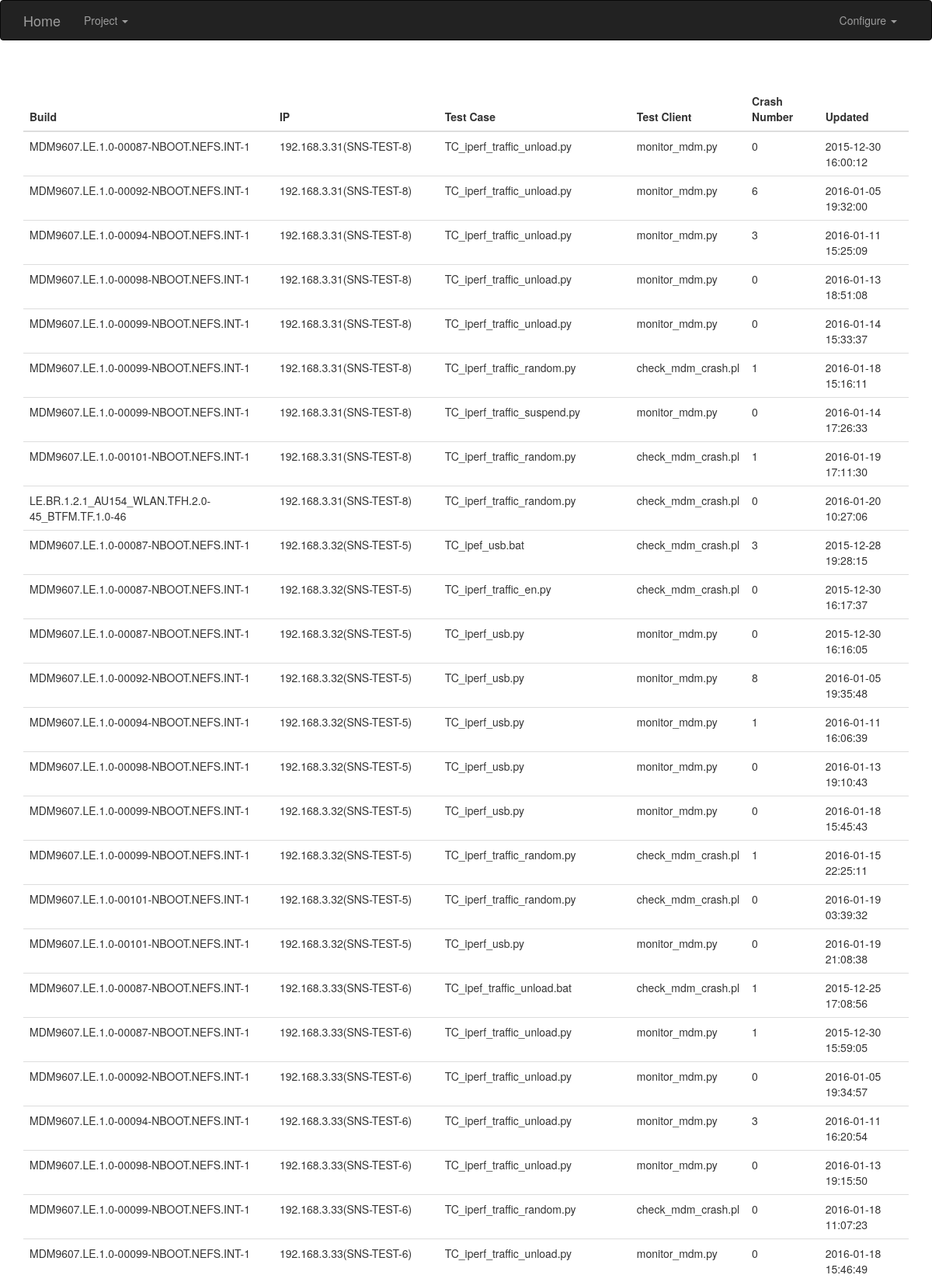
The app's page /project/tbd?project_name=MDM.LE.1.0 (upper part) with its own data.
### TBD.py (models this page shows, shortened)
class TD(db.Model):
    __tablename__ = 'td'
    id = db.Column(db.Integer, primary_key=True)
    host_id = db.Column(db.Integer, db.ForeignKey('hosts.id'))
    build_id = db.Column(db.Integer, db.ForeignKey('builds.id'))
    tc_name = db.Column(db.String(64), nullable=False)
    __table_args__ = (
        db.UniqueConstraint(host_id, build_id, tc_name, name='unique_tc_build_and_host'),
    )
    test_client = db.Column(db.String(64), nullable=False)
    crash_num = db.Column(db.Integer, default=0)
    ta_name = db.Column(db.String(64), nullable=True)
    tc_result = db.Column(db.Boolean, nullable=True)
    ta_result = db.Column(db.Boolean, nullable=True)
    update_time = db.Column(db.DateTime, nullable=True)

class Build(db.Model):
    __tablename__ = 'builds'
    id = db.Column(db.Integer, primary_key=True)
    project_id = db.Column(db.Integer, db.ForeignKey('projects.id'))
    version = db.Column(db.TEXT, unique=True)
    name = db.Column(db.String(64), nullable=False)
    meta_path = db.Column(db.TEXT, nullable=False)
    local_path = db.Column(db.TEXT, nullable=True)
    crash_path = db.Column(db.TEXT, nullable=False)
    is_crm = db.Column(db.Boolean, nullable=True)
    td = db.relationship(TD, backref='build')

class Host(db.Model):
    __tablename__ = 'hosts'
    id = db.Column(db.Integer, primary_key=True)
    name = db.Column(db.String(64), unique=True)
    ip_addr = db.Column(db.String(64), nullable=False)
    td = db.relationship(TD, backref='host')

### TBD.py (the view)
@app.route('/project/tbd', methods=['GET'])
def project_tbd():
    project = Project.query.order_by(Project.name).all()
    project_name = request.args.get('project_name', None)
    build_version = request.args.get('build_version', None)
    log.debug("Query TBD for project {} and build {}!".format(project_name, build_version))
    if build_version:
        tbd = TD.query.join(TD.host).join(TD.build).join(Build.project).filter(Build.version==build_version).order_by(Host.ip_addr).all()
    elif project_name:
        tbd = TD.query.join(TD.host).join(TD.build).join(Build.project).filter(Project.name==project_name).order_by(Host.ip_addr).all()
    else:
        tbd = TD.query.join(TD.host).join(TD.build).join(Build.project).order_by(Host.ip_addr).all()
    return render_template('project_tbd.html', project=project, project_name=project_name, tbd=tbd)

### templates/project_tbd.html (shortened to what this page needs)
{% extends "base.html" %}
{% block content %}
<div class="container">
    <div class="page-header">
        <table class="table">
            <thead>
                <th>Build</th>
                <th>IP</th>
                <th>Test Case</th>
                <th>Test Client</th>
                <th>Crash Number</th>
                <th>Updated</th
            </thead>
            <tbody>
                {% for td in tbd %}
                <tr>
                    <td>{{ td.build.version }}</td>
                    <td>{{ td.host.ip_addr }}({{ td.host.name }})</td>
                    <td>{{ td.tc_name }}</td>
                    <td>{{ td.test_client }}</td>
                    <td>{{ td.crash_num }}</td>
                    <td>{{ td.update_time.strftime('%Y-%m-%d %H:%M:%S') if td.update_time else None }}</td>
                </tr>
                {% endfor %}
            </tbody>
        </table>
    </div>
</div>
{% endblock %}7

### records on screen
TD: build.version "MDM9607.LE.1.0-00087-NBOOT.NEFS.INT-1", host.ip_addr "192.168.3.31", host.name "SNS-TEST-8", tc_name "TC_iperf_traffic_unload.py", test_client "monitor_mdm.py", crash_num "0", update_time "2015-12-30 16:00:12"
TD: build.version "MDM9607.LE.1.0-00092-NBOOT.NEFS.INT-1", host.ip_addr "192.168.3.31", host.name "SNS-TEST-8", tc_name "TC_iperf_traffic_unload.py", test_client "monitor_mdm.py", crash_num "6", update_time "2016-01-05 19:32:00"
TD: build.version "MDM9607.LE.1.0-00094-NBOOT.NEFS.INT-1", host.ip_addr "192.168.3.31", host.name "SNS-TEST-8", tc_name "TC_iperf_traffic_unload.py", test_client "monitor_mdm.py", crash_num "3", update_time "2016-01-11 15:25:09"
TD: build.version "MDM9607.LE.1.0-00098-NBOOT.NEFS.INT-1", host.ip_addr "192.168.3.31", host.name "SNS-TEST-8", tc_name "TC_iperf_traffic_unload.py", test_client "monitor_mdm.py", crash_num "0", update_time "2016-01-13 18:51:08"
TD: build.version "MDM9607.LE.1.0-00099-NBOOT.NEFS.INT-1", host.ip_addr "192.168.3.31", host.name "SNS-TEST-8", tc_name "TC_iperf_traffic_unload.py", test_client "monitor_mdm.py", crash_num "0", update_time "2016-01-14 15:33:37"
TD: build.version "MDM9607.LE.1.0-00099-NBOOT.NEFS.INT-1", host.ip_addr "192.168.3.31", host.name "SNS-TEST-8", tc_name "TC_iperf_traffic_random.py", test_client "check_mdm_crash.pl", crash_num "1", update_time "2016-01-18 15:16:11"
TD: build.version "MDM9607.LE.1.0-00099-NBOOT.NEFS.INT-1", host.ip_addr "192.168.3.31", host.name "SNS-TEST-8", tc_name "TC_iperf_traffic_suspend.py", test_client "monitor_mdm.py", crash_num "0", update_time "2016-01-14 17:26:33"
TD: build.version "MDM9607.LE.1.0-00101-NBOOT.NEFS.INT-1", host.ip_addr "192.168.3.31", host.name "SNS-TEST-8", tc_name "TC_iperf_traffic_random.py", test_client "check_mdm_crash.pl", crash_num "1", update_time "2016-01-19 17:11:30"
TD: build.version "LE.BR.1.2.1_AU154_WLAN.TFH.2.0-45_BTFM.TF.1.0-46", host.ip_addr "192.168.3.31", host.name "SNS-TEST-8", tc_name "TC_iperf_traffic_random.py", test_client "check_mdm_crash.pl", crash_num "0", update_time "2016-01-20 10:27:06"
TD: build.version "MDM9607.LE.1.0-00087-NBOOT.NEFS.INT-1", host.ip_addr "192.168.3.32", host.name "SNS-TEST-5", tc_name "TC_ipef_usb.bat", test_client "check_mdm_crash.pl", crash_num "3", update_time "2015-12-28 19:28:15"
TD: build.version "MDM9607.LE.1.0-00087-NBOOT.NEFS.INT-1", host.ip_addr "192.168.3.32", host.name "SNS-TEST-5", tc_name "TC_iperf_traffic_en.py", test_client "check_mdm_crash.pl", crash_num "0", update_time "2015-12-30 16:17:37"
TD: build.version "MDM9607.LE.1.0-00087-NBOOT.NEFS.INT-1", host.ip_addr "192.168.3.32", host.name "SNS-TEST-5", tc_name "TC_iperf_usb.py", test_client "monitor_mdm.py", crash_num "0", update_time "2015-12-30 16:16:05"
TD: build.version "MDM9607.LE.1.0-00092-NBOOT.NEFS.INT-1", host.ip_addr "192.168.3.32", host.name "SNS-TEST-5", tc_name "TC_iperf_usb.py", test_client "monitor_mdm.py", crash_num "8", update_time "2016-01-05 19:35:48"
TD: build.version "MDM9607.LE.1.0-00094-NBOOT.NEFS.INT-1", host.ip_addr "192.168.3.32", host.name "SNS-TEST-5", tc_name "TC_iperf_usb.py", test_client "monitor_mdm.py", crash_num "1", update_time "2016-01-11 16:06:39"
TD: build.version "MDM9607.LE.1.0-00098-NBOOT.NEFS.INT-1", host.ip_addr "192.168.3.32", host.name "SNS-TEST-5", tc_name "TC_iperf_usb.py", test_client "monitor_mdm.py", crash_num "0", update_time "2016-01-13 19:10:43"
TD: build.version "MDM9607.LE.1.0-00099-NBOOT.NEFS.INT-1", host.ip_addr "192.168.3.32", host.name "SNS-TEST-5", tc_name "TC_iperf_usb.py", test_client "monitor_mdm.py", crash_num "0", update_time "2016-01-18 15:45:43"
TD: build.version "MDM9607.LE.1.0-00099-NBOOT.NEFS.INT-1", host.ip_addr "192.168.3.32", host.name "SNS-TEST-5", tc_name "TC_iperf_traffic_random.py", test_client "check_mdm_crash.pl", crash_num "1", update_time "2016-01-15 22:25:11"
TD: build.version "MDM9607.LE.1.0-00101-NBOOT.NEFS.INT-1", host.ip_addr "192.168.3.32", host.name "SNS-TEST-5", tc_name "TC_iperf_traffic_random.py", test_client "check_mdm_crash.pl", crash_num "0", update_time "2016-01-19 03:39:32"
TD: build.version "MDM9607.LE.1.0-00101-NBOOT.NEFS.INT-1", host.ip_addr "192.168.3.32", host.name "SNS-TEST-5", tc_name "TC_iperf_usb.py", test_client "monitor_mdm.py", crash_num "0", update_time "2016-01-19 21:08:38"
TD: build.version "MDM9607.LE.1.0-00087-NBOOT.NEFS.INT-1", host.ip_addr "192.168.3.33", host.name "SNS-TEST-6", tc_name "TC_ipef_traffic_unload.bat", test_client "check_mdm_crash.pl", crash_num "1", update_time "2015-12-25 17:08:56"
TD: build.version "MDM9607.LE.1.0-00087-NBOOT.NEFS.INT-1", host.ip_addr "192.168.3.33", host.name "SNS-TEST-6", tc_name "TC_iperf_traffic_unload.py", test_client "monitor_mdm.py", crash_num "1", update_time "2015-12-30 15:59:05"
TD: build.version "MDM9607.LE.1.0-00092-NBOOT.NEFS.INT-1", host.ip_addr "192.168.3.33", host.name "SNS-TEST-6", tc_name "TC_iperf_traffic_unload.py", test_client "monitor_mdm.py", crash_num "0", update_time "2016-01-05 19:34:57"
TD: build.version "MDM9607.LE.1.0-00094-NBOOT.NEFS.INT-1", host.ip_addr "192.168.3.33", host.name "SNS-TEST-6", tc_name "TC_iperf_traffic_unload.py", test_client "monitor_mdm.py", crash_num "3", update_time "2016-01-11 16:20:54"
TD: build.version "MDM9607.LE.1.0-00098-NBOOT.NEFS.INT-1", host.ip_addr "192.168.3.33", host.name "SNS-TEST-6", tc_name "TC_iperf_traffic_unload.py", test_client "monitor_mdm.py", crash_num "0", update_time "2016-01-13 19:15:50"
TD: build.version "MDM9607.LE.1.0-00099-NBOOT.NEFS.INT-1", host.ip_addr "192.168.3.33", host.name "SNS-TEST-6", tc_name "TC_iperf_traffic_random.py", test_client "check_mdm_crash.pl", crash_num "0", update_time "2016-01-18 11:07:23"
TD: build.version "MDM9607.LE.1.0-00099-NBOOT.NEFS.INT-1", host.ip_addr "192.168.3.33", host.name "SNS-TEST-6", tc_name "TC_iperf_traffic_unload.py", test_client "monitor_mdm.py", crash_num "0", update_time "2016-01-18 15:46:49"
